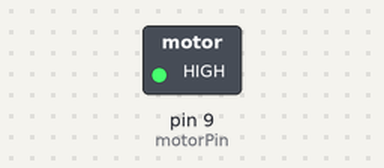
This sketch was run on a simulated Arduino Uno, built with avr-gcc and run on an emulated ATmega328P. Shown: switched loads named in the sketch (green lamp = pin HIGH).

Above: at 5.0 s.
At 11.5 s:
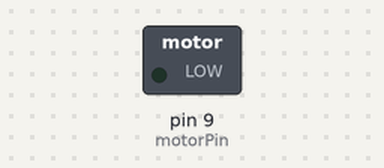
Timing chart, 0 to 16.9 s (numbered marks = the images above):
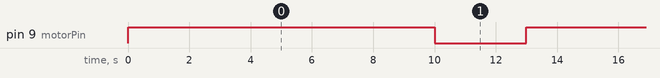

Measured:
- by itself, pin 9 (motorPin): alternates HIGH for 10.0 s and LOW for 3.0 s

The sketch:

Mazebot.ino
```cpp
//Castillo, Joaquin Iverson M.
const int motorPin = 9;      // Pin connected to the base of the transistor
const int maxSpeed = 255;    // Maximum motor speed (0-255)
const int minSpeed = 0;     // Slowest motor speed (0-255)
const int duration = 10000;   // Duration of each speed (in milliseconds)

void setup() {
  pinMode(motorPin, OUTPUT);
}

void loop() {
  // Rotate at maximum speed for 10 seconds
  motorSpeed(maxSpeed);
  delay(duration);

  // Reduce speed for 3 seconds
  motorSpeed(minSpeed);
  delay(3000);
}

void motorSpeed(int speed) {
  analogWrite(motorPin, speed);
}
```
